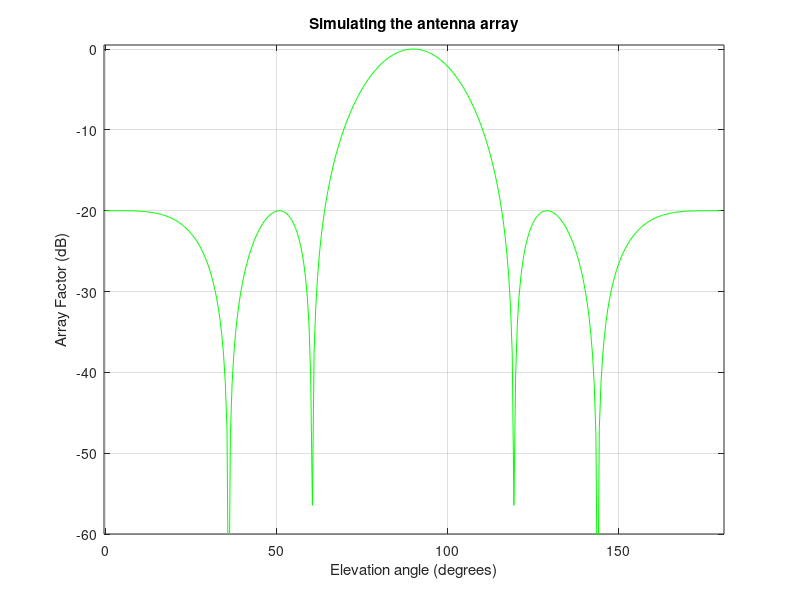

The MATLAB script that drew this image:
%PS5_2 Simulating a optimal isotropic antenna array and calculation of HPBW
%written by Debagnik Kar 1804373

clc
clear all
close all

N=input('Number of Elements: ')    %number of isotropic antenna elements

SLL=-20                            %Desired Side lobe level

b=1/(10^(SLL/20))
order=N-1                          %Order of Tchebyscheff polynomial

xo=cosh(acosh(b)/order)

k = linspace(0,0,order)
dk = linspace(0,0,order)
xk = linspace(0,0,order)
sk = linspace(0,0,order)

for index=1:order
    k(index)=index
    dk(index)=(2*index-1)*pi/(2*order)
    xk(index)=cos(dk(index))
    sk(index)=2*acos(xk(index)/xo)
end

f=3*(10^9)
lo=3*(10^8)/f
beta=2*pi/lo
d=0.5*lo

%Calculation of Array Factor----------------------------------------------//
ang=linspace(0,pi,361);
AF=linspace(0,0,361);
AF2=linspace(0,0,361);
for index=1:361
    ag=ang(index);
    AF(index)=1;
    si=beta*d*cos(ag)
    for jj=1:order
        AF(index)=AF(index)*(exp(si*1i)-exp(sk(jj)*1i))
    end
    AF2(index)=abs(AF(index))
end
AF2(1:361)=AF2(1:361)/max(AF2);

plot(ang*180/pi,20*log10(AF2),'g')
grid on

xlabel('Elevation angle (degrees)')
ylabel('Array Factor (dB)')
title('Simulating the antenna array')
axis([-0.5 181 -60 0.5])
%Calculating HPBW
HPBW=0
for index=182:361
    if AF2(index)>0.707
        HPBW=2*(ang(index)-pi/2)*180/pi;
    end
end
